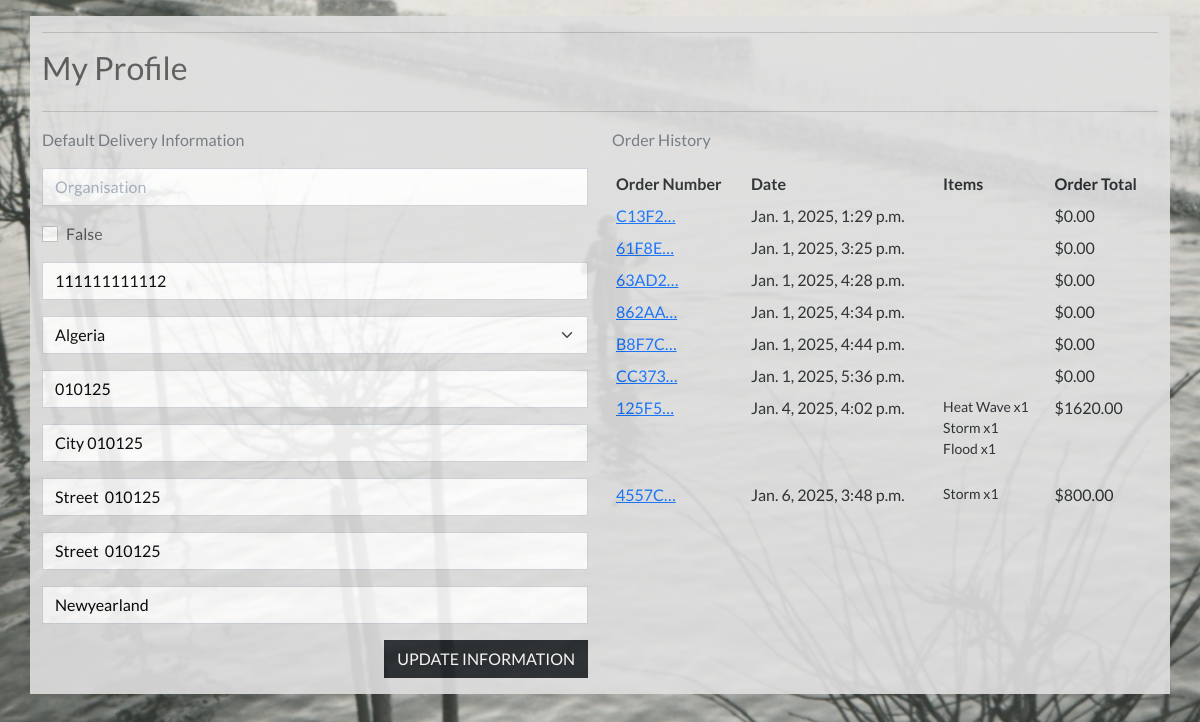
Page /profile/ (signed in) on the committed database.
### profiles/models.py (models this page shows, shortened)
class UserProfile(models.Model):
    user = models.OneToOneField(User, on_delete=models.CASCADE)
    default_organisation = models.CharField(max_length=40, null=True, blank=True)
    default_prev_user = models.BooleanField(default=False)
    default_phone_number = models.CharField(max_length=20, null=True, blank=True)
    default_country = CountryField(blank_label='Country *', null=True, blank=True)
    default_postcode = models.CharField(max_length=20, null=True, blank=True)
    default_town_or_city = models.CharField(max_length=40, null=True, blank=True)
    default_street_address1 = models.CharField(max_length=80, null=True, blank=True)
    default_street_address2 = models.CharField(max_length=80, null=True, blank=True)
    default_county = models.CharField(max_length=80, null=True, blank=True)

### checkout/models.py (models this page shows, shortened)
class Order(models.Model):
    order_number = models.CharField(max_length=32, null=False, editable=False)
    user_profile = models.ForeignKey(UserProfile, on_delete=models.SET_NULL,
    null=True, blank=True, related_name='orders')
    full_name = models.CharField(max_length=50, null=False, blank=False)
    email = models.EmailField(max_length=254, null=False, blank=False)
    phone_number = models.CharField(max_length=20, null=False, blank=False)
    country = CountryField(blank_label='Country *', null=False, blank=False)
    postcode = models.CharField(max_length=20, null=True, blank=True)
    town_or_city = models.CharField(max_length=40, null=False, blank=False)
    street_address1 = models.CharField(max_length=80, null=False, blank=False)
    street_address2 = models.CharField(max_length=80, null=True, blank=True)
    county = models.CharField(max_length=80, null=True, blank=True)
    date = models.DateTimeField(auto_now_add=True)
    discount_cost = models.DecimalField(max_digits=6, decimal_places=2, null=False, default=0)
    order_total = models.DecimalField(max_digits=10, decimal_places=2, null=False, default=0)
    grand_total = models.DecimalField(max_digits=10, decimal_places=2, null=False, default=0)
    original_bag = models.TextField(null=False, blank=False, default='')
    stripe_pid = models.CharField(max_length=254, null=False, blank=False, default='')

class OrderLineItem(models.Model):
    order = models.ForeignKey(Order, null=False, blank=False, on_delete=models.CASCADE, related_name='lineitems')
    product = models.ForeignKey(Category, null=False, blank=False, on_delete=models.CASCADE)
    quantity = models.IntegerField(null=False, blank=False, default=0)
    starting_date = models.CharField(max_length=100, null=True, blank=True)
    lineitem_total = models.DecimalField(max_digits=6, decimal_places=2, null=False, blank=False, editable=False)

### products/models.py (models this page shows, shortened)
class Category(models.Model):
    name = models.CharField(max_length=50)
    friendly_name = models.CharField(max_length=100)
    difficulty_level = models.CharField(max_length=50)
    credits = models.IntegerField()
    number_of_lectures = models.IntegerField()
    est_time = models.IntegerField()
    short_description = models.TextField(max_length=255)
    long_description = models.TextField(max_length=1000)
    test = models.BooleanField(default=False)
    logo = models.ImageField(upload_to='logos/', null=True, blank=True)
    price = models.IntegerField(null=True, blank=True)
    starting_date = models.CharField(max_length=100, null=True, blank=True)

### profiles/views.py (the view)
# urls.py: path('profile/', include('profiles.urls')),
@login_required
def profile(request):
    profile = get_object_or_404(UserProfile, user=request.user)
    if request.method == 'POST':
        form = UserProfileForm(request.POST, instance=profile)
        if form.is_valid():
            form.save()
            messages.success(request, 'Profile updated successfully')
        else:
            messages.error(request, 'Update failed. Please ensure the form is valid')
    else:
        form = UserProfileForm(instance=profile)
    orders = profile.orders.all
    template = 'profiles/profile.html'
    context = {
        'form': form,
        'orders': orders,
        'on_profile_page': True
    }
    return render(request, template, context)

### profiles/templates/profiles/profile.html (shortened to what this page needs)
{% extends "base.html" %}
{% load static %}
{% block extra_css %}
    <link rel="stylesheet" href="{% static 'profiles/css/profile.css' %}">
{% endblock %}
{% block content %}
    <div class="overlay"></div>
    <div class="container mt-3 mb-3">
        <div class="row">
            <div class="col">
                <hr>
                <h2 class="logo-font mb-4">My Profile</h2>
                <hr>
            </div>
        </div>
        <div class="row">
            <div class="col-12 col-lg-6">
                <p class="text-muted">Default Delivery Information</p>
                <form class="mt-3" action="{% url 'profile' %}" method="POST" id="profile-update-form">
                    {{ form|crispy }}
                    <button class="btn btn-dark rounded-0 text-uppercase float-end mb-3">Update Information</button>
                </form>
            </div>
            <div class="col-12 col-lg-6">
                <p class="text-muted">Order History</p>
                <div class="order-history table-responsive">
                    <table class="table table-sm table-borderless">
                        <thead>
                            <tr>
                                <th>Order Number</th>
                                <th>Date</th>
                                <th>Items</th>
                                <th>Order Total</th>
                            </tr>
                        </thead>
                        <tbody>
                            {% for order in orders %}
                                <tr>
                                    <td>
                                        <a href="{% url 'order_history' order.order_number %}"
                                        title="{{ order.order_number }}">
                                            {{ order.order_number|truncatechars:6 }}
                                        </a>
                                    </td>
                                    <td>{{ order.date }}</td>
                                    <td>
                                        <ul class="list-unstyled">
                                            {% for item in order.lineitems.all %}
                                                <li class="small">
                                                    {{ item.product.name }} x{{ item.quantity }}
                                                </li>
                                            {% endfor %}
                                        </ul>
                                    </td>
                                    <td>${{ order.grand_total }}</td>
                                </tr>
                            {% endfor %}
                        </tbody>
                    </table>
                </div>
            </div>
        </div>
{% endblock %}

### static/css/base.css (style rules this page uses)
html { height: 100%; }
body { background: url('/media/cover_photo.jpg') no-repeat center center fixed; background-size: cover; height: calc(100vh - 164px); color: #555; font-family: 'Lato'; }
.overlay { height: 100%; width: 100%; top: 0; left: 0; position: fixed; opacity: 0.2; z-index: -1; }
.container { background-color: rgb(223, 223, 223); opacity: 0.9; }

### profiles/static/profiles/css/profile.css (style rules this page uses)
.order-history { max-height: 416px; overflow-y: auto; }
#profile-update-form .form-control { color: #000; }
#profile-update-form input::placeholder { color: #aab7c4; }
#id_default_country, #id_default_country option:not(:first-child) { color: #000; }

### rows in the picture
UserProfile: default_phone_number "111111111112", default_country "Algeria", default_postcode "010125", default_town_or_city "City 010125", default_street_address1 "Street 010125", default_street_address2 "Street 010125", default_county "Newyearland"
Order: order_number "C13F2…", date "Jan. 1, 2025, 1:29 p.m.", grand_total "0.00"
Order: order_number "61F8E…", date "Jan. 1, 2025, 3:25 p.m.", grand_total "0.00"
Order: order_number "63AD2…", date "Jan. 1, 2025, 4:28 p.m.", grand_total "0.00"
Order: order_number "862AA…", date "Jan. 1, 2025, 4:34 p.m.", grand_total "0.00"
Order: order_number "B8F7C…", date "Jan. 1, 2025, 4:44 p.m.", grand_total "0.00"
Order: order_number "CC373…", date "Jan. 1, 2025, 5:36 p.m.", grand_total "0.00"
Order: order_number "125F5…", date "Jan. 4, 2025, 4:02 p.m.", grand_total "1620.00"
OrderLineItem: product.name "Heat Wave", quantity "1"
OrderLineItem: product.name "Storm", quantity "1"
OrderLineItem: product.name "Flood", quantity "1"
Order: order_number "4557C…", date "Jan. 6, 2025, 3:48 p.m.", grand_total "800.00"
OrderLineItem: product.name "Storm", quantity "1"
